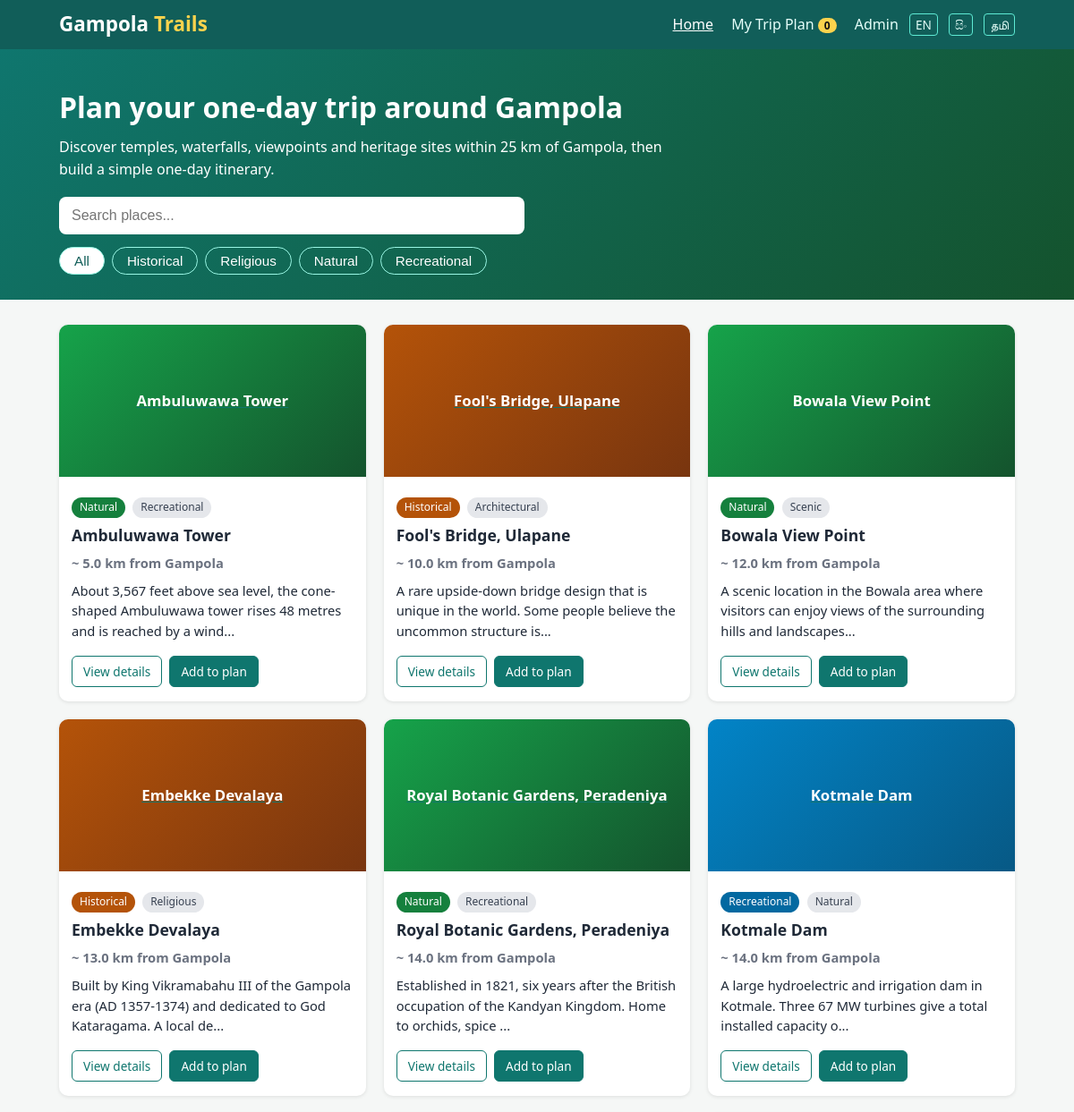
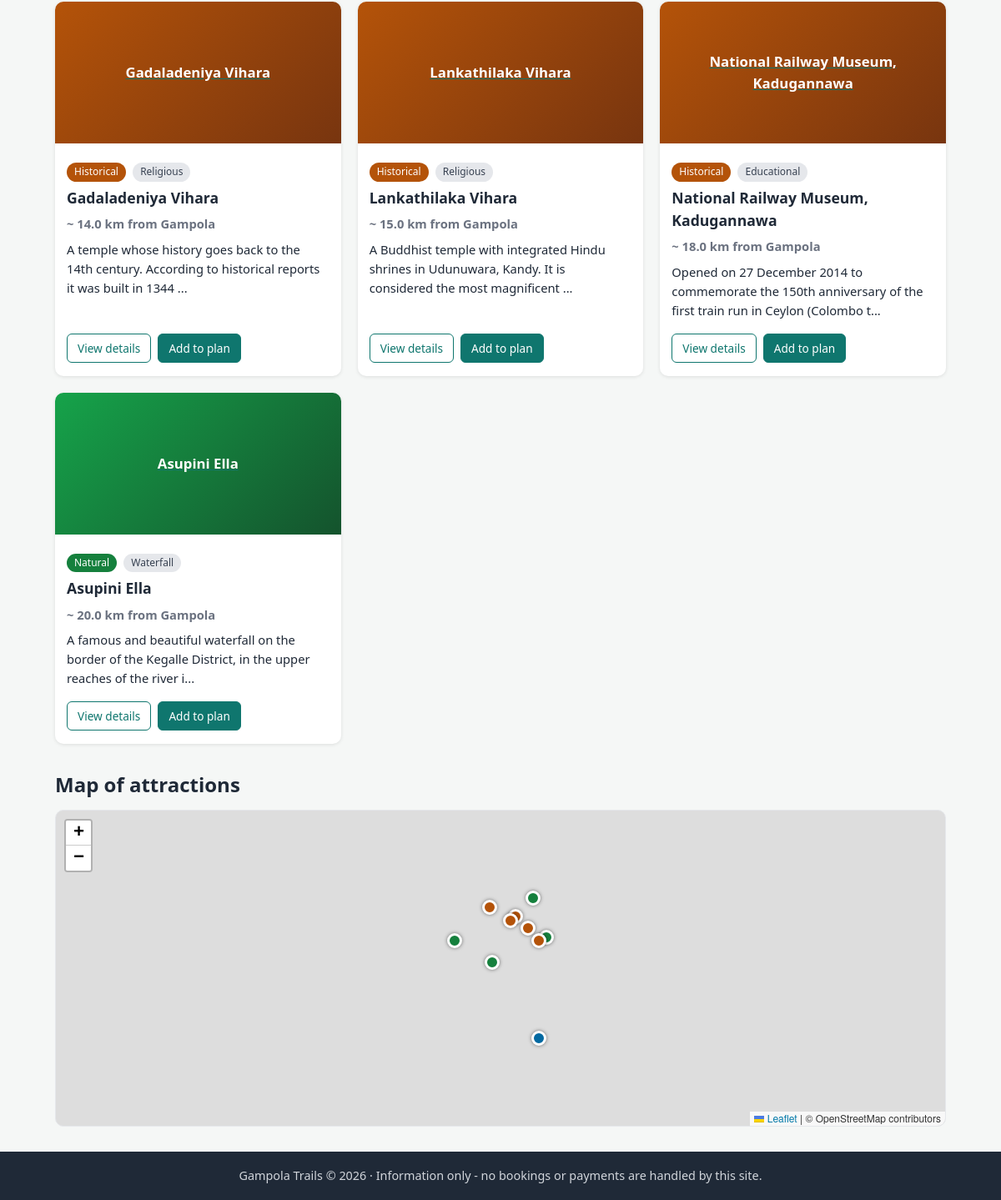
The page / on the database its author committed (2 pictures, top to bottom).
### tables this page shows
CREATE TABLE places (
    id INT AUTO_INCREMENT PRIMARY KEY,
    name VARCHAR(120) NOT NULL,
    category VARCHAR(40) NOT NULL,           
    tags VARCHAR(120) DEFAULT '',            
    description TEXT NOT NULL,
    distance_km DECIMAL(5,1) NOT NULL,       
    latitude DECIMAL(9,6) NOT NULL,
    longitude DECIMAL(9,6) NOT NULL,
    opening_hours VARCHAR(100) DEFAULT '',
    entrance_fee VARCHAR(100) DEFAULT '',
    facilities VARCHAR(255) DEFAULT '',
    visit_minutes INT NOT NULL DEFAULT 60,   
    photo VARCHAR(255) DEFAULT '',           
    source_url VARCHAR(255) DEFAULT '',
    created_at TIMESTAMP DEFAULT CURRENT_TIMESTAMP
);

### includes/lang.php (called while the page is built, shortened)
<?php
$LANG = $_SESSION['lang'] ?? 'en';
function t($key) {
    global $strings, $LANG;
    return $strings[$LANG][$key] ?? $strings['en'][$key] ?? $key;
}

### index.php (the view, shortened to what this page needs)
<?php
$page = 'home';
require __DIR__ . '/includes/header.php';
$places = [];
$res = $db->query('SELECT * FROM places ORDER BY distance_km');
while ($row = $res->fetch_assoc()) $places[] = $row;
?>
<section class="hero">
  <div class="container">
    <h1><?= t('hero_title') ?></h1>
    <p><?= t('hero_text') ?></p>
    <div class="search-row">
      <input type="search" id="search" placeholder="<?= e(t('search')) ?>" aria-label="<?= e(t('search')) ?>">
    </div>
    <div class="chips" id="chips">
      <button class="chip active" data-cat="all"><?= t('all') ?></button>
      <?php foreach (categories() as $c): ?>
        <button class="chip" data-cat="<?= $c ?>"><?= t($c) ?></button>
      <?php endforeach; ?>
    </div>
  </div>
</section>
<div class="container">
  <div class="grid" id="placeGrid">
    <?php foreach ($places as $p): ?>
      <article class="card" data-name="<?= e(strtolower($p['name'] . ' ' . $p['description'])) ?>"
               data-cats="<?= e(implode(' ', place_categories($p))) ?>">
        <a href="place.php?id=<?= (int)$p['id'] ?>"><?= photo_html($p) ?></a>
        <div class="card-body">
          <div class="meta">
            <span class="tag cat-<?= e($p['category']) ?>"><?= e(t($p['category'])) ?></span>
            <?php if ($p['tags']): ?><span class="tag light"><?= e($p['tags']) ?></span><?php endif; ?>
          </div>
          <h3><?= e($p['name']) ?></h3>
          <p class="dist">~ <?= e($p['distance_km']) ?> km <?= t('from_gampola') ?></p>
          <p><?= e(mb_strimwidth($p['description'], 0, 110, '...')) ?></p>
          <div class="actions">
            <a class="btn small outline" href="place.php?id=<?= (int)$p['id'] ?>"><?= t('view_details') ?></a>
            <button class="btn small plan-btn" data-id="<?= (int)$p['id'] ?>"><?= t('add_plan') ?></button>
          </div>
        </div>
      </article>
    <?php endforeach; ?>
  </div>
  <h2 class="section-title"><?= t('map_title') ?></h2>
  <div id="map" class="map"></div>
</div>
<?php
require __DIR__ . '/includes/footer.php';

### includes/header.php (shortened to what this page needs)
<?php
require_once __DIR__ . '/lang.php';
require_once __DIR__ . '/functions.php';
$page = $page ?? '';
?>
<!DOCTYPE html>
<html lang="<?= e($LANG) ?>">
<head>
<link rel="stylesheet" href="https://unpkg.com/leaflet@1.9.4/dist/leaflet.css">
<link rel="stylesheet" href="assets/css/style.css">
</head>
<body>
<header class="site-header">
  <div class="container nav">
    <a class="brand" href="index.php">Gampola <span>Trails</span></a>
    <nav>
      <a href="index.php" class="<?= $page === 'home' ? 'active' : '' ?>"><?= t('home') ?></a>
      <a href="planner.php" class="<?= $page === 'planner' ? 'active' : '' ?>"><?= t('planner') ?> <span id="planCount" class="badge">0</span></a>
      <a href="admin/login.php"><?= t('admin') ?></a>
      <span class="lang">
        <a href="?<?= e(http_build_query(array_merge($_GET, ['lang' => 'en']))) ?>">EN</a>
        <a href="?<?= e(http_build_query(array_merge($_GET, ['lang' => 'si']))) ?>">සිං</a>
        <a href="?<?= e(http_build_query(array_merge($_GET, ['lang' => 'ta']))) ?>">தமி</a>
      </span>
    </nav>
  </div>
</header>
<main>

### includes/functions.php (shortened to what this page needs)
<?php
function e($s) { return htmlspecialchars((string)$s, ENT_QUOTES, 'UTF-8'); }
function categories() { return ['historical', 'religious', 'natural', 'recreational']; }
function place_categories($p) {
    $list = [strtolower($p['category'])];
    foreach (explode(',', (string)$p['tags']) as $tag) {
        $tag = strtolower(trim($tag));
        if ($tag !== '') $list[] = $tag;
    }
    return array_values(array_unique($list));
}
function photo_html($p, $class = 'photo', $prefix = '') {
    return '<div class="' . $class . ' placeholder cat-' . e($p['category']) . '"><span>' . e($p['name']) . '</span></div>';
}

### includes/footer.php (shortened to what this page needs)
</main>
<footer class="site-footer">
  <div class="container"><?= SITE_NAME ?> &copy; <?= date('Y') ?> &middot; <?= t('footer') ?></div>
</footer>
</body>
</html>

### assets/css/style.css (style rules this page uses)
:root { --green: #0f766e; --green-dark: #115e59; --bg: #f5f7f6; --text: #1f2937; --muted: #6b7280; --card: #fff; --border: #e5e7eb; }
* { box-sizing: border-box; }
body { margin: 0; font-family: "Segoe UI", system-ui, Arial, sans-serif; background: var(--bg); color: var(--text); line-height: 1.55; }
a { color: var(--green); }
.container { max-width: 1100px; margin: 0 auto; padding: 0 16px; }
.site-header { background: var(--green-dark); color: #fff; position: sticky; top: 0; z-index: 1000; }
.nav { display: flex; align-items: center; justify-content: space-between; flex-wrap: wrap; gap: 8px; padding-top: 10px; padding-bottom: 10px; }
.brand { color: #fff; font-size: 1.4rem; font-weight: 700; text-decoration: none; }
.brand span { color: #fcd34d; }
nav a { color: #e6fffa; text-decoration: none; margin-left: 16px; }
nav a.active, nav a:hover { color: #fff; text-decoration: underline; }
.lang a { margin-left: 8px; font-size: .85rem; padding: 2px 6px; border: 1px solid #5eead4; border-radius: 4px; }
.badge { background: #fcd34d; color: #111; border-radius: 10px; padding: 0 7px; font-size: .75rem; font-weight: 700; }
.hero { background: linear-gradient(135deg, #0f766e, #14532d); color: #fff; padding: 40px 0 28px; }
.hero h1 { margin: 0 0 8px; font-size: 2rem; }
.hero p { margin: 0 0 18px; max-width: 700px; }
.search-row input { width: 100%; max-width: 520px; padding: 12px 14px; font-size: 1rem; border: 0; border-radius: 8px; }
.chips { margin-top: 14px; display: flex; gap: 8px; flex-wrap: wrap; }
.chip { border: 1px solid #99f6e4; background: transparent; color: #fff; border-radius: 20px; padding: 6px 16px; cursor: pointer; font-size: .95rem; }
.chip.active, .chip:hover { background: #fff; color: var(--green-dark); }
.grid { display: grid; grid-template-columns: repeat(auto-fill, minmax(260px, 1fr)); gap: 20px; margin: 28px 0; }
.card { background: var(--card); border-radius: 10px; overflow: hidden; box-shadow: 0 1px 4px rgba(0,0,0,.1); display: flex; flex-direction: column; }
.card-body { padding: 14px; display: flex; flex-direction: column; flex: 1; }
.card h3 { margin: 6px 0 2px; font-size: 1.1rem; }
.card p { margin: 4px 0; font-size: .92rem; }
.dist { color: var(--muted); font-weight: 600; }
.photo { width: 100%; height: 170px; object-fit: cover; display: block; }
.placeholder { display: flex; align-items: center; justify-content: center; text-align: center; color: #fff; padding: 12px; font-weight: 600; font-size: 1.05rem; background: #475569; }
.placeholder.cat-historical { background: linear-gradient(135deg, #b45309, #78350f); }
.placeholder.cat-natural { background: linear-gradient(135deg, #16a34a, #14532d); }
.placeholder.cat-recreational { background: linear-gradient(135deg, #0284c7, #075985); }
.meta { margin-top: 6px; }
.tag { display: inline-block; font-size: .75rem; padding: 2px 9px; border-radius: 12px; color: #fff; margin-right: 4px; }
.tag.cat-historical { background: #b45309; }
.tag.cat-natural { background: #15803d; }
.tag.cat-recreational { background: #0369a1; }
.tag.light { background: #e5e7eb; color: #374151; }
.actions { margin-top: auto; padding-top: 10px; display: flex; gap: 8px; flex-wrap: wrap; }
.btn { display: inline-block; background: var(--green); color: #fff; border: 1px solid var(--green); padding: 10px 18px; border-radius: 6px; cursor: pointer; text-decoration: none; font-size: .95rem; font-family: inherit; }
.btn.small { padding: 6px 12px; font-size: .85rem; }
.btn.outline { background: #fff; color: var(--green); }
.map { height: 380px; border-radius: 10px; border: 1px solid var(--border); margin-bottom: 30px; z-index: 1; }
.section-title { margin: 30px 0 12px; }
.small { font-size: .88rem; margin: 2px 0; }
.site-footer { background: #1f2937; color: #d1d5db; padding: 18px 0; text-align: center; font-size: .9rem; margin-top: 30px; }

### rows shown on the page
places: name "Ambuluwawa Tower", category "Natural", tags "Recreational", distance_km "5.0", description "About 3,567 feet above sea level, the cone-shaped Ambuluwawa tower rises 48 metres and is reached by a wind..."
places: name "Fool's Bridge, Ulapane", category "Historical", tags "Architectural", distance_km "10.0", description "A rare upside-down bridge design that is unique in the world. Some people believe the uncommon structure is..."
places: name "Bowala View Point", category "Natural", tags "Scenic", distance_km "12.0", description "A scenic location in the Bowala area where visitors can enjoy views of the surrounding hills and landscapes..."
places: name "Embekke Devalaya", category "Historical", tags "Religious", distance_km "13.0", description "Built by King Vikramabahu III of the Gampola era (AD 1357-1374) and dedicated to God Kataragama. A local de..."
places: name "Royal Botanic Gardens, Peradeniya", category "Natural", tags "Recreational", distance_km "14.0", description "Established in 1821, six years after the British occupation of the Kandyan Kingdom. Home to orchids, spice ..."
places: name "Kotmale Dam", category "Recreational", tags "Natural", distance_km "14.0", description "A large hydroelectric and irrigation dam in Kotmale. Three 67 MW turbines give a total installed capacity o..."
places: name "Gadaladeniya Vihara", category "Historical", tags "Religious", distance_km "14.0", description "A temple whose history goes back to the 14th century. According to historical reports it was built in 1344 ..."
places: name "Lankathilaka Vihara", category "Historical", tags "Religious", distance_km "15.0", description "A Buddhist temple with integrated Hindu shrines in Udunuwara, Kandy. It is considered the most magnificent ..."
places: name "National Railway Museum, Kadugannawa", category "Historical", tags "Educational", distance_km "18.0", description "Opened on 27 December 2014 to commemorate the 150th anniversary of the first train run in Ceylon (Colombo t..."
places: name "Asupini Ella", category "Natural", tags "Waterfall", distance_km "20.0", description "A famous and beautiful waterfall on the border of the Kegalle District, in the upper reaches of the river i..."

### other values the page prints
t('home') "Home"
t('planner') "My Trip Plan"
t('admin') "Admin"
t('hero_title') "Plan your one-day trip around Gampola"
t('hero_text') "Discover temples, waterfalls, viewpoints and heritage sites within 25 km of Gampola, then build a simple one-day itinerary."
t('all') "All"
t($c) "Historical"
t($c) "Religious"
t($c) "Natural"
t($c) "Recreational"
t('map_title') "Map of attractions"
SITE_NAME "Gampola Trails"
t('footer') "Information only - no bookings or payments are handled by this site."
